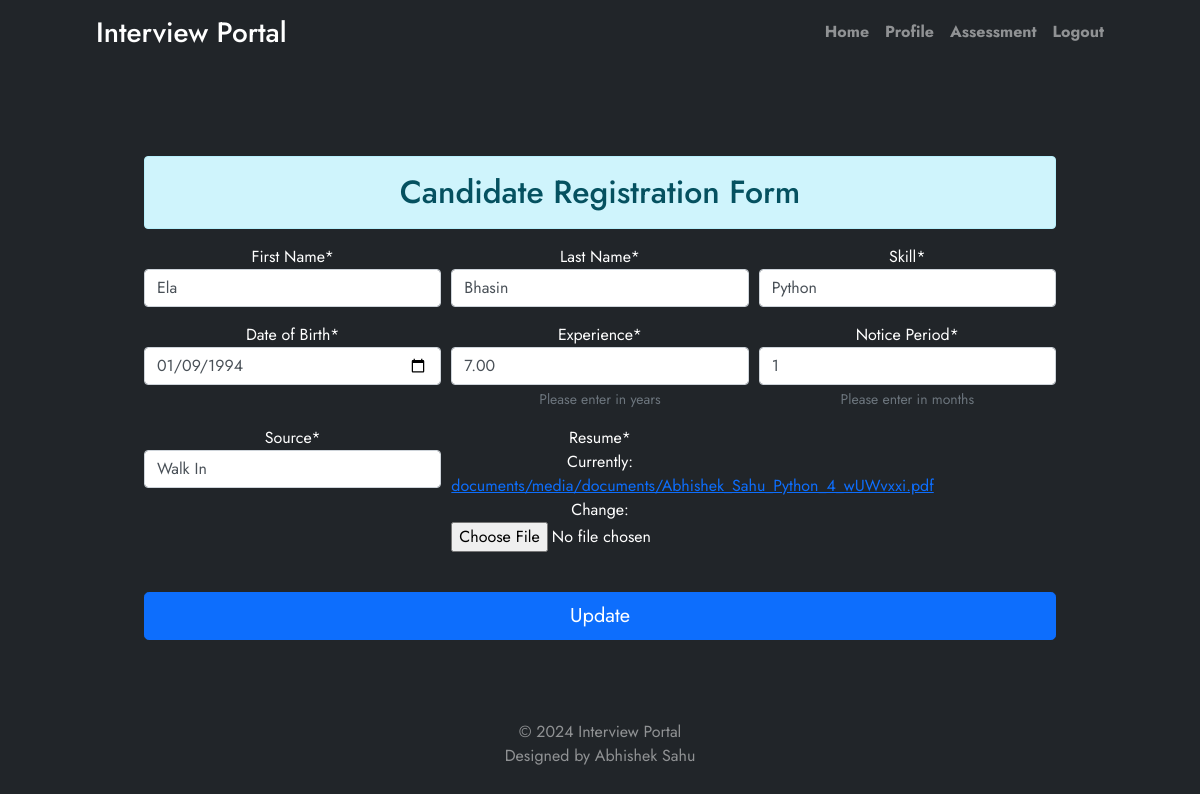
The app's page /candidate/edit/109 (signed in) with its own data.
### candidate/models.py (models this page shows, shortened)
class Candidate(models.Model):
    source_choices = (('Referral', 'Referral'), ('Job Portal', 'Job Portal'), ('Walk In', 'Walk In'))
    skill_choices = (('Python', 'Python'), ('Java', 'Java'))
    result_choice = (('Selected', 'Selected'), ('Rejected', 'Rejected'), ('Pending', 'Pending'))
    username = models.OneToOneField(User,related_name='+',on_delete=models.CASCADE)
    first_name = models.CharField(verbose_name='First Name',null=False,blank=False,max_length=50)
    last_name = models.CharField(verbose_name='Last Name',null=False,blank=False,max_length=50)
    email = models.EmailField(verbose_name='Email',unique=True,null=False,blank=False)
    phone = models.PositiveBigIntegerField(verbose_name='Phone Number',unique=True,null=False,blank=False)
    dateofbirth = models.DateField(verbose_name='Date of Birth',null=False,blank=False)
    experience = models.DecimalField(verbose_name='Experience',null=False,blank=False,max_digits=5, decimal_places=2,help_text='Please enter in years')
    noticeperiod = models.IntegerField(verbose_name='Notice Period', blank=False, null=False,help_text='Please enter in months')
    source = models.CharField(verbose_name='Source', max_length=10, choices=source_choices, default='Walk In')
    skill = models.CharField(max_length=10, default='Python', choices=skill_choices, null=False, blank=False)
    resume = models.FileField(verbose_name='Resume', upload_to='documents/')
    created_at = models.DateTimeField(verbose_name='Created At', auto_now=False, auto_now_add=True)
    updated_at = models.DateTimeField(verbose_name='Updated At', auto_now=True, auto_now_add=False)
    status = models.CharField(verbose_name='Status', default='Pending',choices=result_choice , max_length= 50)
    assessment_data = models.JSONField(verbose_name='Score', null=True)
    assessment_result = models.BooleanField(default=False)
    class Meta:
        ordering = ['-created_at','-updated_at']
        verbose_name = "Candidate"
        verbose_name_plural = "Candidates"

### candidate/views.py (the view, shortened to what this page needs)
# urls.py: path('edit/<int:pk>',candidateUpdateView,name='candidate-edit'),
@login_required(login_url="/candidate/login/")
def candidateUpdateView(request,pk=None):
    if request.user.is_staff:
        logout(request)
        messages.warning(request, 'Access Denied.')
        return HttpResponseRedirect(reverse('index'))
    qs_update = get_object_or_404(Candidate,id=pk)
    user = User.objects.get(username=request.user)
    form = CandidateUpdateForm(request.POST or None,request.FILES or None,instance=qs_update)
    context = {'form': form}
    return render(request, template_name='candidate/edit.html', context=context)

### candidate/forms.py
class CandidateUpdateForm(forms.ModelForm):
    class Meta:
        model = Candidate
        fields = ['first_name', 'last_name', 'dateofbirth','experience',
                    'noticeperiod','source','skill','resume']
        NOTICEPERIOD_CHOICES = (
                ('', 'Select Notice Period'),
                (1,1), #First one is the value of select option and second is the displayed value in option
                (2,2),
                (3,3),
                )
        widgets = {
            'dateofbirth': DateInput(),
            'noticeperiod': forms.Select(choices=NOTICEPERIOD_CHOICES,attrs={'class': 'form-control'}),
        }

### candidate/templates/candidate/edit.html (shortened to what this page needs)
{% extends 'candidate/base.html' %}
{% load crispy_forms_tags %}
{% block content %}
<div class ='cover-container d-flex w-100 h-100 p-5 mx-auto flex-column'>
    <br>
    {% if not done %}
    <h2 class="text-center alert alert-info">Candidate Registration Form</h2>
    <form method="post" enctype="multipart/form-data">
      <div class="form-row">
        <div class="form-group col-md-4 mb-0">
          {{ form.first_name|as_crispy_field }}
        </div>
        <div class="form-group col-md-4 mb-0">
          {{ form.last_name|as_crispy_field }}
        </div>
        <div class="form-group col-md-4 mb-0">
          {{ form.skill|as_crispy_field }}
        </div>
      </div>
      <div class="form-row">
        <div class="form-group col-md-4 mb-0">
          {{ form.dateofbirth|as_crispy_field }}
        </div>
        <div class="form-group col-md-4 mb-0">
            {{ form.experience|as_crispy_field }}
          </div>
          <div class="form-group col-md-4 mb-0">
            {{ form.noticeperiod|as_crispy_field }}
          </div>
      </div>
      <div class="form-row">
        <div class="form-group col-md-4 mb-0">
          {{ form.source|as_crispy_field }}
        </div>
        <div class="form-group col-md-4 mb-0">
            {{ form.resume|as_crispy_field }}
          </div>
      </div>
        <br><button class="w-100 btn btn-lg btn-primary" type="submit">Update</button>
    </form>
    {% endif %}
</div>
{% endblock %}

### static/css/styles.css (style rules this page uses)
* { box-sizing: border-box; }
body { width: 100%; color: #2b2c48; font-family: "Jost", sans-serif; background-repeat: no-repeat; background-size: cover; background-position: center; background-attachment: fixed; min-height: 100vh; display: flex; flex-wrap: wrap; }
.cover-container { max-width: 65em; }
.form-control { display:block;width:100%;height:calc(2.25rem + 2px);padding:.375rem .75rem;font-size:1rem;line-height:1.5;color:#495057;background-color:#fff;background-clip:padding-box;border:1px solid #ced4da;border-radius:.25rem;transition:border-color .15s ease-in-out,box-shadow .15s ease-in-out }
.form-control::placeholder { color:#6c757d;opacity:1 }
.form-control-file,.form-control-range { display:block;width:100% }
.form-group { margin-bottom:1rem }
.form-text { display:block;margin-top:.25rem }
.form-row { display:-ms-flexbox;display:flex;-ms-flex-wrap:wrap;flex-wrap:wrap;margin-right:-5px;margin-left:-5px }
.form-row>.col,.form-row>[class*=col-] { padding-right:5px;padding-left:5px }

### records on screen
Candidate: first_name "Ela", last_name "Bhasin", skill "Python", dateofbirth "01/09/1994", experience "7.00", noticeperiod "1", source "Walk In"
